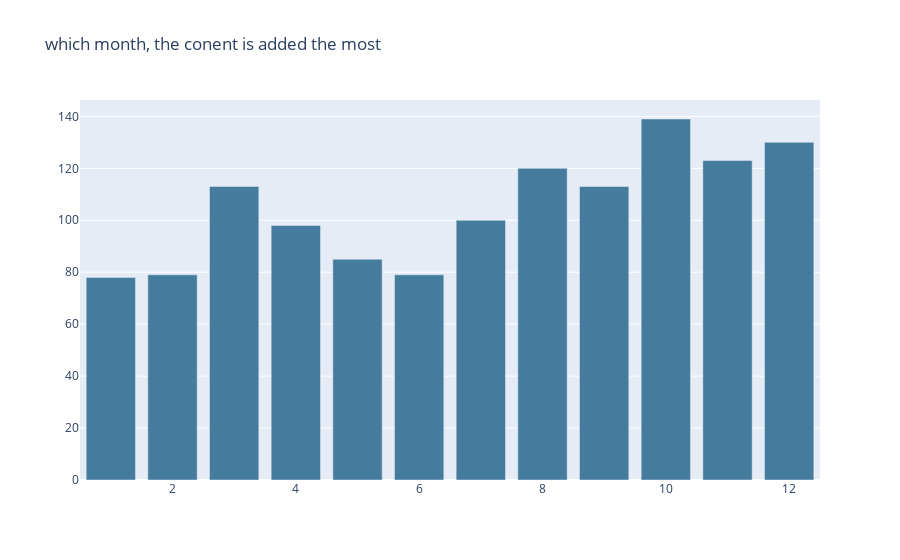

This figure's notebook cell:
### Markdown cell above
Which month most content is added

### Code cell
col = 'month_added'
vc1 = d1[col].value_counts().reset_index()
vc1 = vc1.rename(columns = {col : "count", "index" : col})
vc1['percent'] = vc1['count'].apply(lambda x : 100*x/sum(vc1['count']))
vc1 = vc1.sort_values(col)

trace1 = go.Bar(x=vc1[col], y=vc1["count"], name="TV Shows", marker=dict(color="#457b9d"))
data = [trace1]
layout = go.Layout(title=" which month, the conent is added the most", legend=dict(x=0.2, y=1.2, orientation="h"))
fig = go.Figure(data, layout=layout)
fig.show()

### Figure 1 — Plotly figure (JSON) as saved in the notebook; plotly's stock layout.template omitted (floating-point values rounded to 4 significant figures)
{"data": [{"marker": {"color": "#457b9d"}, "name": "TV Shows", "type": "bar", "x": [1, 2, 3, 4, 5, 6, 7, 8, 9, 10, 11, 12], "y": [78, 79, 113, 98, 85, 79, 100, 120, 113, 139, 123, 130]}], "layout": {"legend": {"orientation": "h", "x": 0.2, "y": 1.2}, "title": {"text": " which month, the conent is added the most"}}}
